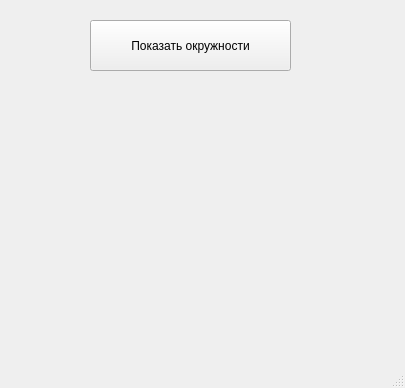
<?xml version="1.0" encoding="UTF-8"?>
<ui version="4.0">
 <class>MainWindow</class>
 <widget class="QMainWindow" name="MainWindow">
  <property name="geometry">
   <rect>
    <x>0</x>
    <y>0</y>
    <width>405</width>
    <height>388</height>
   </rect>
  </property>
  <property name="windowTitle">
   <string>MainWindow</string>
  </property>
  <widget class="QWidget" name="centralwidget">
   <widget class="QPushButton" name="pushButton">
    <property name="geometry">
     <rect>
      <x>90</x>
      <y>20</y>
      <width>201</width>
      <height>51</height>
     </rect>
    </property>
    <property name="styleSheet">
     <string notr="true">font: 14pt &quot;MS Shell Dlg 2&quot;;</string>
    </property>
    <property name="text">
     <string>Показать окружности</string>
    </property>
   </widget>
  </widget>
  <widget class="QMenuBar" name="menubar">
   <property name="geometry">
    <rect>
     <x>0</x>
     <y>0</y>
     <width>405</width>
     <height>21</height>
    </rect>
   </property>
  </widget>
  <widget class="QStatusBar" name="statusbar"/>
 </widget>
 <resources/>
 <connections/>
</ui>
